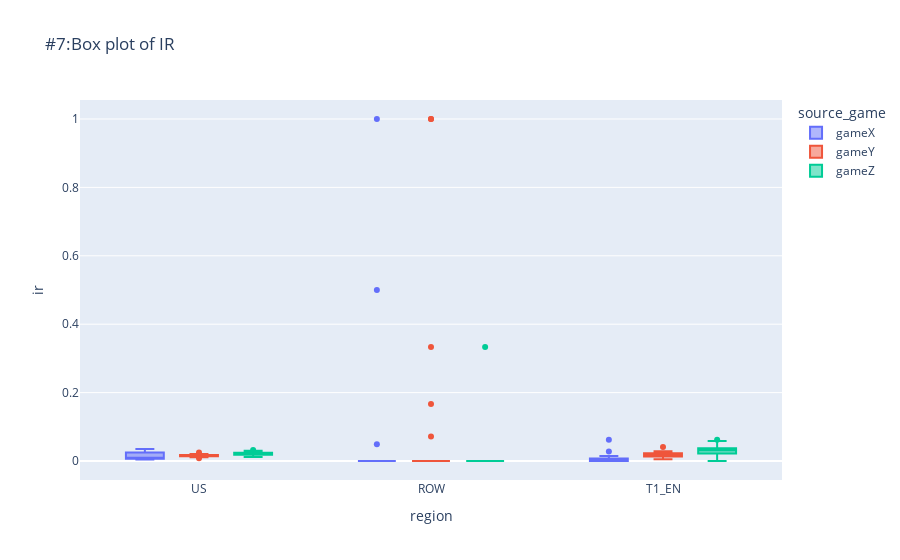

The notebook cell this image was saved under:
### Markdown cell above
### IR(Install rate)

### Code cell
import plotly.express as px
ir_box_fig = px.box(source_df_agg, x="region", y="ir", color="source_game",
          
             title="#7:Box plot of IR",
          
            )
ir_box_fig.write_image("plots/#7:Boxplot Of IR by region from Source Game in X,Y,Z.png")
ir_box_fig.show()

### Figure 1 — Plotly figure (JSON) as saved in the notebook; plotly's stock layout.template omitted (floating-point values rounded to 4 significant figures)
{"data": [{"alignmentgroup": "True", "hovertemplate": "source_game=gameX<br>region=%{x}<br>ir=%{y}<extra></extra>", "legendgroup": "gameX", "marker": {"color": "#636efa"}, "name": "gameX", "notched": false, "offsetgroup": "gameX", "orientation": "v", "showlegend": true, "type": "box", "x": ["US", "ROW", "US", "US", "ROW", "T1_EN", "US", "ROW", "T1_EN", "US", "T1_EN", "US", "ROW", "T1_EN", "US", "ROW", "T1_EN", "US", "T1_EN", "US", "ROW", "US", "ROW", "US", "ROW", "US", "US", "US", "US", "US", "US", "ROW", "US", "ROW", "US", "ROW", "T1_EN", "US", "US", "ROW", "T1_EN", "US", "ROW", "T1_EN", "US", "T1_EN", "US", "ROW", "T1_EN", "US", "ROW", "T1_EN", "US", "ROW", "T1_EN", "US", "ROW", "T1_EN", "US", "ROW", "T1_EN", "US", "ROW", "T1_EN", "US", "T1_EN", "US", "ROW", "T1_EN", "US", "T1_EN", "US", "ROW", "T1_EN", "US", "ROW", "T1_EN", "US", "ROW", "T1_EN", "US", "ROW", "T1_EN", "US", "ROW", "T1_EN", "US", "ROW", "T1_EN", "US", "ROW", "T1_EN", "US", "ROW", "T1_EN", "US", "ROW", "T1_EN", "US"], "x0": " ", "xaxis": "x", "y": [0.02516, 0, 0.01418, 0.02604, 0, 0, 0.01242, 0, 0, 0.02429, 0, 0.03364, 0, 0, 0.01337, 0, 0, 0.02982, 0, 0.03066, 0, 0.03009, 0, 0.03502, 1, 0.0271, 0.02755, 0.01711, 0.02755, 0.009259, 0.02941, 0, 0.006201, 0, 0.007074, 0, 0, 0.007178, 0.007045, 0, 0, 0.007154, 0, 0.003507, 0.004628, 0.002976, 0.007979, 0, 0.01449, 0.009034, 0, 0.01471, 0.00797, 0, 0.02804, 0.00642, 0.5, 0, 0.006921, 0, 0.004673, 0.00681, 0, 0.007797, 0.006905, 0.0625, 0.006521, 0, 0.002037, 0.008692, 0.005464, 0.006582, null, 0.008511, 0.007605, 0, 0.002257, 0.0099, 0, 0.003781, 0.008562, 0, 0.006481, 0.005384, 0, 0.004578, 0.005507, 0, 0.004708, 0.005587, 0, 0.006376, 0.0067, 0, 0.004438, 0.008351, 0.04918, 0.008347, 0.00755], "y0": " ", "yaxis": "y"}, {"alignmentgroup": "True", "hovertemplate": "source_game=gameY<br>region=%{x}<br>ir=%{y}<extra></extra>", "legendgroup": "gameY", "marker": {"color": "#EF553B"}, "name": "gameY", "notched": false, "offsetgroup": "gameY", "orientation": "v", "showlegend": true, "type": "box", "x": ["ROW", "T1_EN", "US", "ROW", "T1_EN", "US", "ROW", "T1_EN", "US", "ROW", "T1_EN", "US", "ROW", "T1_EN", "US", "ROW", "T1_EN", "US", "ROW", "T1_EN", "US", "ROW", "T1_EN", "US", "ROW", "T1_EN", "US", "ROW", "T1_EN", "US", "ROW", "T1_EN", "US", "ROW", "T1_EN", "US", "ROW", "T1_EN", "US", "ROW", "T1_EN", "US", "ROW", "T1_EN", "US", "ROW", "T1_EN", "US", "ROW", "T1_EN", "US", "ROW", "T1_EN", "US", "ROW", "T1_EN", "US", "ROW", "T1_EN", "US", "ROW", "T1_EN", "US", "ROW", "T1_EN", "US", "ROW", "T1_EN", "US", "ROW", "T1_EN", "US", "ROW", "T1_EN", "US", "ROW", "T1_EN", "US", "ROW", "T1_EN", "US", "ROW", "T1_EN", "US", "ROW", "T1_EN", "US", "ROW", "T1_EN", "US", "ROW", "T1_EN", "US", "ROW", "T1_EN", "US", "ROW", "T1_EN", "US", "ROW", "T1_EN", "US", "ROW", "T1_EN", "US", "ROW", "T1_EN", "US", "ROW", "T1_EN", "US", "ROW", "T1_EN", "US", "ROW", "T1_EN", "US", "ROW", "T1_EN", "US", "ROW", "T1_EN", "US", "ROW", "T1_EN", "US"], "x0": " ", "xaxis": "x", "y": [0, 0.01669, 0.01665, 0, 0.01929, 0.01677, 0, 0.01712, 0.01502, 0, 0.02362, 0.0157, 0.07143, 0.02147, 0.01762, 0, 0.01829, 0.01586, 0.1667, 0.0223, 0.01621, 0.3333, 0.02248, 0.01881, 0, 0.02381, 0.01648, 0, 0.0224, 0.017, 0, 0.02651, 0.01534, 0, 0.01881, 0.01642, 0, 0.01399, 0.01587, 0, 0.01317, 0.0177, null, 0.02816, 0.01446, 0, 0.02061, 0.01947, null, 0.01707, 0.01549, 0, 0.01023, 0.01874, 0, 0.01769, 0.01385, null, 0.005047, 0.01676, 0, 0.0142, 0.01471, 0, 0.02488, 0.01129, 0, 0.01112, 0.01312, 0, 0.009569, 0.01192, 0, 0.01949, 0.01497, 0, 0.01366, 0.02019, null, 0.01576, 0.01486, 0, 0.01676, 0.02484, 0, 0.0148, 0.01159, 0, 0.01979, 0.01734, 1, 0.01972, 0.0164, 0, 0.01134, 0.015, 0, 0.0249, 0.01296, 0, 0.02837, 0.0121, 0, 0.01822, 0.01987, 0, 0.0411, 0.01246, 1, 0.01682, 0.01124, 0, 0.01166, 0.02082, 0, 0.01273, 0.01215, 0, 0.01215, 0.0158, 0, 0.00995, 0.008327, 0, 0.01341, 0.01912], "y0": " ", "yaxis": "y"}, {"alignmentgroup": "True", "hovertemplate": "source_game=gameZ<br>region=%{x}<br>ir=%{y}<extra></extra>", "legendgroup": "gameZ", "marker": {"color": "#00cc96"}, "name": "gameZ", "notched": false, "offsetgroup": "gameZ", "orientation": "v", "showlegend": true, "type": "box", "x": ["ROW", "T1_EN", "US", "ROW", "T1_EN", "US", "ROW", "T1_EN", "US", "ROW", "T1_EN", "US", "ROW", "T1_EN", "US", "ROW", "T1_EN", "US", "ROW", "T1_EN", "US", "ROW", "T1_EN", "US", "ROW", "T1_EN", "US", "ROW", "T1_EN", "US", "ROW", "T1_EN", "US", "ROW", "T1_EN", "US", "ROW", "T1_EN", "US", "ROW", "T1_EN", "US", "ROW", "T1_EN", "US", "ROW", "T1_EN", "US", "ROW", "T1_EN", "US", "ROW", "T1_EN", "US", "ROW", "T1_EN", "US", "ROW", "T1_EN", "US", "ROW", "T1_EN", "US", "ROW", "T1_EN", "US", "T1_EN", "US", "ROW", "T1_EN", "US", "ROW", "T1_EN", "US", "T1_EN", "US", "ROW", "T1_EN", "US", "ROW", "T1_EN", "US", "ROW", "T1_EN", "US", "T1_EN", "US", "ROW", "T1_EN", "US", "ROW", "T1_EN", "US", "ROW", "T1_EN", "US", "ROW", "T1_EN", "US", "ROW", "T1_EN", "US", "ROW", "T1_EN", "US", "ROW", "T1_EN", "US", "ROW", "T1_EN", "US", "ROW", "T1_EN", "US", "ROW", "T1_EN", "US", "ROW", "T1_EN", "US", "ROW", "T1_EN", "US"], "x0": " ", "xaxis": "x", "y": [0, 0.02216, 0.01872, 0, 0.03175, 0.02303, null, 0.02711, 0.02096, 0, 0.03695, 0.01882, 0, 0.03497, 0.02078, 0, 0.03133, 0.02683, 0.3333, 0.03733, 0.02395, 0, 0.03175, 0.02178, 0, 0.03106, 0.0186, 0, 0.05263, 0.01924, 0, 0.05882, 0.02991, 0, 0.02857, 0.02119, 0, 0.03636, 0.0266, 0, 0.0315, 0.03234, null, 0.008264, 0.01569, 0, 0.04, 0.02201, 0, 0.007194, 0.0279, 0, 0.01685, 0.01574, 0, 0.02372, 0.01887, 0, 0.02747, 0.02391, 0, 0, 0.01218, 0, 0, 0.02095, 0, 0.01749, 0, 0, 0.01852, 0, 0.05738, 0.02034, 0.0274, 0.02667, 0, 0.03529, 0.02241, 0, 0.0375, 0.02241, 0, 0.0229, 0.01646, 0.05556, 0.02954, 0, 0.01786, 0.0197, 0, 0.0625, 0.02147, 0, 0.05357, 0.01693, 0, 0.03704, 0.02534, 0, 0.02622, 0.01864, 0, 0.02222, 0.01819, 0, 0.02051, 0.02523, 0, 0.05263, 0.02006, 0, 0.04167, 0.02592, 0, 0.01705, 0.01329, 0, 0.02837, 0.02165, 0, 0.05172, 0.01137], "y0": " ", "yaxis": "y"}], "layout": {"boxmode": "group", "legend": {"title": {"text": "source_game"}, "tracegroupgap": 0}, "title": {"text": "#7:Box plot of IR"}, "xaxis": {"anchor": "y", "domain": [0, 1], "title": {"text": "region"}}, "yaxis": {"anchor": "x", "domain": [0, 1], "title": {"text": "ir"}}}}
